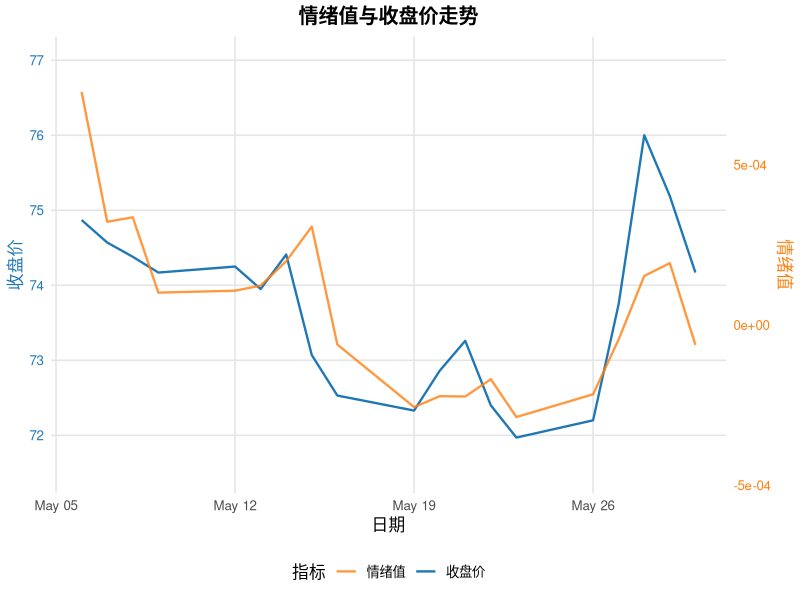
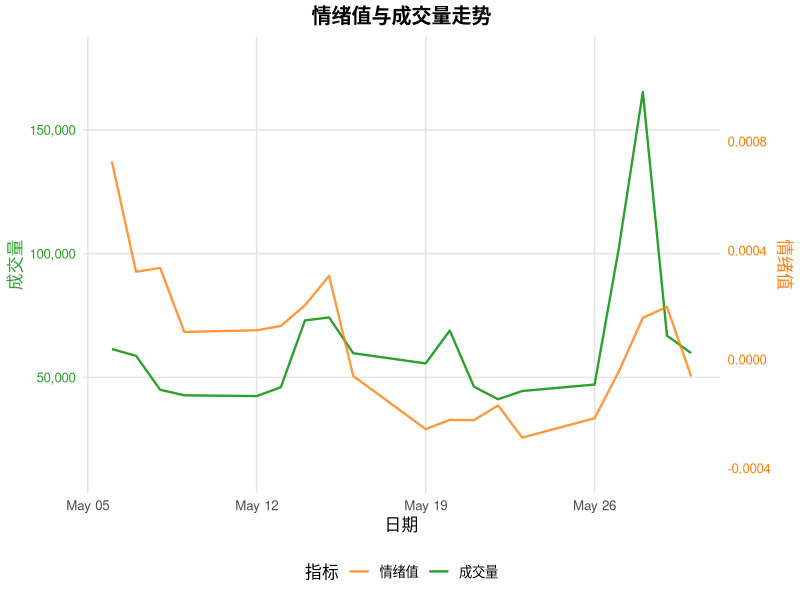

Generate these figures, in order, with R:
# 加载必要的包
library(ggplot2)
library(dplyr)
library(scales)

# 读取数据
stock_data <- read.csv("stock_600600.csv") %>%
  select(date = 1, close = 3, volume = 6) %>%
  mutate(date = as.Date(date))

sentiment_data <- read.csv("daily_sentiment.csv") %>%
  group_by(date = as.Date(date)) %>%
  summarise(mood = mean(mood))

combined_data <- inner_join(stock_data, sentiment_data, by = "date")

# 使用标准化缩放情绪值 (Z-score)
scale_mood <- function(x) {
  (x - mean(x)) / sd(x)
}
combined_data <- combined_data %>%
  mutate(
    scaled_mood_close = scale_mood(mood) * sd(close) + mean(close),
    scaled_mood_volume = scale_mood(mood) * sd(volume) + mean(volume)
  )

# 计算合适的纵坐标范围
calc_axis_range <- function(primary, secondary) {
  combined <- c(primary, secondary)
  buffer <- (max(combined) - min(combined)) * 0.1  # 10%缓冲
  c(min(combined) - buffer, max(combined) + buffer)
}

# 设置PNG输出参数
png("sentiment_price.png", width=10, height=6, units="in", res=300)

# 绘制情绪值与收盘价
y_range_close <- calc_axis_range(combined_data$close, combined_data$scaled_mood_close)

print(
  ggplot(combined_data, aes(x = date)) +
    geom_line(aes(y = close, color = "收盘价"), size = 0.8) +
    geom_line(aes(y = scaled_mood_close, color = "情绪值"), size = 0.8, alpha = 0.8) +
    scale_y_continuous(
      name = "收盘价",
      limits = y_range_close,
      sec.axis = sec_axis(
        ~ (. - mean(combined_data$close)) / sd(combined_data$close) * sd(combined_data$mood) + mean(combined_data$mood),
        name = "情绪值"
      )
    ) +
    scale_color_manual(values = c("收盘价" = "#1f77b4", "情绪值" = "#ff7f0e")) +
    labs(title = "情绪值与收盘价走势", x = "日期", color = "指标") +
    theme_minimal(base_size = 12) +
    theme(
      legend.position = "bottom",
      plot.title = element_text(hjust = 0.5, face = "bold"),
      axis.title.y.right = element_text(color = "#ff7f0e"),
      axis.text.y.right = element_text(color = "#ff7f0e"),
      axis.title.y.left = element_text(color = "#1f77b4"),
      axis.text.y.left = element_text(color = "#1f77b4"),
      panel.grid.major = element_line(color = "grey90"),
      panel.grid.minor = element_blank(),
      plot.caption = element_text(color = "grey50")
    ) +
    guides(color = guide_legend(override.aes = list(size = 2)))
)

dev.off()

# 第二个PNG输出
png("sentiment_volume.png", width=10, height=6, units="in", res=300)

# 绘制情绪值与成交量
y_range_volume <- calc_axis_range(combined_data$volume, combined_data$scaled_mood_volume)

print(
  ggplot(combined_data, aes(x = date)) +
    geom_line(aes(y = volume, color = "成交量"), size = 0.8) +
    geom_line(aes(y = scaled_mood_volume, color = "情绪值"), size = 0.8, alpha = 0.8) +
    scale_y_continuous(
      name = "成交量",
      labels = comma,
      limits = y_range_volume,
      sec.axis = sec_axis(
        ~ (. - mean(combined_data$volume)) / sd(combined_data$volume) * sd(combined_data$mood) + mean(combined_data$mood),
        name = "情绪值"
      )
    ) +
    scale_color_manual(values = c("成交量" = "#2ca02c", "情绪值" = "#ff7f0e")) +
    labs(title = "情绪值与成交量走势", x = "日期", color = "指标") +
    theme_minimal(base_size = 12) +
    theme(
      legend.position = "bottom",
      plot.title = element_text(hjust = 0.5, face = "bold"),
      axis.title.y.right = element_text(color = "#ff7f0e"),
      axis.text.y.right = element_text(color = "#ff7f0e"),
      axis.title.y.left = element_text(color = "#2ca02c"),
      axis.text.y.left = element_text(color = "#2ca02c"),
      panel.grid.major = element_line(color = "grey90"),
      panel.grid.minor = element_blank(),
      plot.caption = element_text(color = "grey50")
    ) +
    guides(color = guide_legend(override.aes = list(size = 2)))
)

dev.off()